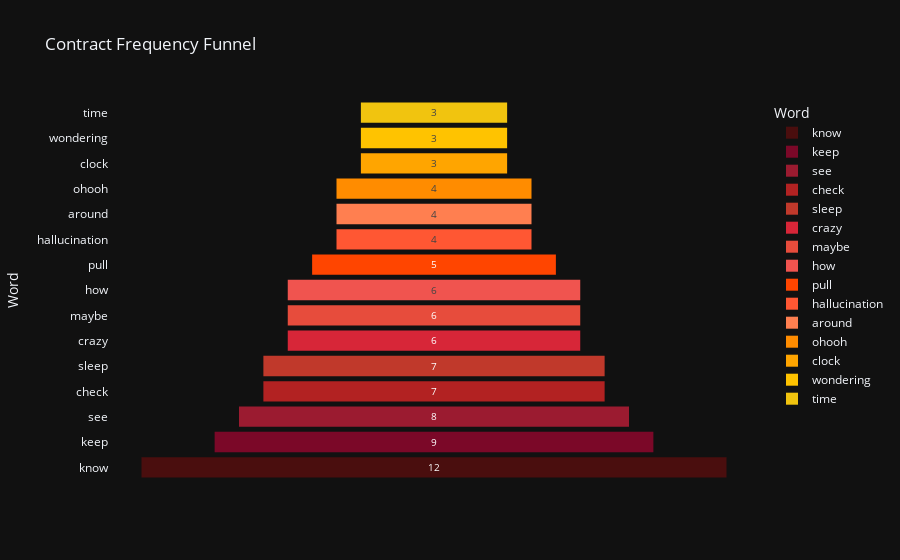

Notebook code cell kept with this figure:
### Markdown cell above
### Contract Funnel Chart

### Code cell
df_counts = pd.DataFrame(counts.most_common(15), columns=['Word', 'Count'])

fig = px.funnel(df_counts, x='Count', y='Word',
                title='Contract Frequency Funnel',
                color = 'Word',
                color_discrete_sequence=warm_colors)
fig.show()

### Figure 1 — Plotly figure (JSON) as saved in the notebook; plotly's stock layout.template omitted (floating-point values rounded to 4 significant figures)
{"data": [{"hovertemplate": "Word=%{y}<br>Count=%{x}<extra></extra>", "legendgroup": "know", "marker": {"color": "#4A0E0E"}, "name": "know", "orientation": "h", "showlegend": true, "x": [12], "xaxis": "x", "y": ["know"], "yaxis": "y", "type": "funnel"}, {"hovertemplate": "Word=%{y}<br>Count=%{x}<extra></extra>", "legendgroup": "keep", "marker": {"color": "#7B0828"}, "name": "keep", "orientation": "h", "showlegend": true, "x": [9], "xaxis": "x", "y": ["keep"], "yaxis": "y", "type": "funnel"}, {"hovertemplate": "Word=%{y}<br>Count=%{x}<extra></extra>", "legendgroup": "see", "marker": {"color": "#9B1B30"}, "name": "see", "orientation": "h", "showlegend": true, "x": [8], "xaxis": "x", "y": ["see"], "yaxis": "y", "type": "funnel"}, {"hovertemplate": "Word=%{y}<br>Count=%{x}<extra></extra>", "legendgroup": "check", "marker": {"color": "#B22222"}, "name": "check", "orientation": "h", "showlegend": true, "x": [7], "xaxis": "x", "y": ["check"], "yaxis": "y", "type": "funnel"}, {"hovertemplate": "Word=%{y}<br>Count=%{x}<extra></extra>", "legendgroup": "sleep", "marker": {"color": "#C0392B"}, "name": "sleep", "orientation": "h", "showlegend": true, "x": [7], "xaxis": "x", "y": ["sleep"], "yaxis": "y", "type": "funnel"}, {"hovertemplate": "Word=%{y}<br>Count=%{x}<extra></extra>", "legendgroup": "crazy", "marker": {"color": "#D72638"}, "name": "crazy", "orientation": "h", "showlegend": true, "x": [6], "xaxis": "x", "y": ["crazy"], "yaxis": "y", "type": "funnel"}, {"hovertemplate": "Word=%{y}<br>Count=%{x}<extra></extra>", "legendgroup": "maybe", "marker": {"color": "#E74C3C"}, "name": "maybe", "orientation": "h", "showlegend": true, "x": [6], "xaxis": "x", "y": ["maybe"], "yaxis": "y", "type": "funnel"}, {"hovertemplate": "Word=%{y}<br>Count=%{x}<extra></extra>", "legendgroup": "how", "marker": {"color": "#F0544F"}, "name": "how", "orientation": "h", "showlegend": true, "x": [6], "xaxis": "x", "y": ["how"], "yaxis": "y", "type": "funnel"}, {"hovertemplate": "Word=%{y}<br>Count=%{x}<extra></extra>", "legendgroup": "pull", "marker": {"color": "#FF4500"}, "name": "pull", "orientation": "h", "showlegend": true, "x": [5], "xaxis": "x", "y": ["pull"], "yaxis": "y", "type": "funnel"}, {"hovertemplate": "Word=%{y}<br>Count=%{x}<extra></extra>", "legendgroup": "hallucination", "marker": {"color": "#FF5733"}, "name": "hallucination", "orientation": "h", "showlegend": true, "x": [4], "xaxis": "x", "y": ["hallucination"], "yaxis": "y", "type": "funnel"}, {"hovertemplate": "Word=%{y}<br>Count=%{x}<extra></extra>", "legendgroup": "around", "marker": {"color": "#FF7F50"}, "name": "around", "orientation": "h", "showlegend": true, "x": [4], "xaxis": "x", "y": ["around"], "yaxis": "y", "type": "funnel"}, {"hovertemplate": "Word=%{y}<br>Count=%{x}<extra></extra>", "legendgroup": "ohooh", "marker": {"color": "#FF8C00"}, "name": "ohooh", "orientation": "h", "showlegend": true, "x": [4], "xaxis": "x", "y": ["ohooh"], "yaxis": "y", "type": "funnel"}, {"hovertemplate": "Word=%{y}<br>Count=%{x}<extra></extra>", "legendgroup": "clock", "marker": {"color": "#FFA500"}, "name": "clock", "orientation": "h", "showlegend": true, "x": [3], "xaxis": "x", "y": ["clock"], "yaxis": "y", "type": "funnel"}, {"hovertemplate": "Word=%{y}<br>Count=%{x}<extra></extra>", "legendgroup": "wondering", "marker": {"color": "#FFC300"}, "name": "wondering", "orientation": "h", "showlegend": true, "x": [3], "xaxis": "x", "y": ["wondering"], "yaxis": "y", "type": "funnel"}, {"hovertemplate": "Word=%{y}<br>Count=%{x}<extra></extra>", "legendgroup": "time", "marker": {"color": "#F1C40F"}, "name": "time", "orientation": "h", "showlegend": true, "x": [3], "xaxis": "x", "y": ["time"], "yaxis": "y", "type": "funnel"}], "layout": {"xaxis": {"anchor": "y", "domain": [0.0, 1.0], "title": {"text": "Count"}}, "yaxis": {"anchor": "x", "domain": [0.0, 1.0], "title": {"text": "Word"}, "categoryorder": "array", "categoryarray": ["time", "wondering", "clock", "ohooh", "around", "hallucination", "pull", "how", "maybe", "crazy", "sleep", "check", "see", "keep", "know"]}, "legend": {"title": {"text": "Word"}, "tracegroupgap": 0}, "title": {"text": "Contract Frequency Funnel"}}}
